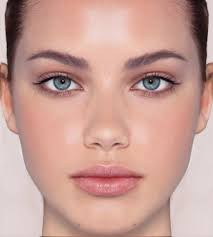
#> input picture m1.jpeg, 213 x 237 px, given in place of the camera
$ python mouse3.py
#> lines starting #> are read from the running program, lines starting #| are printed output that depends on the picture
import numpy as np
import cv2
face_cascade = cv2.CascadeClassifier('xmlfiles/haarcascade_frontalface_alt.xml')
camera=cv2.VideoCapture(0)
numerator=0
denominator=0
while True:
    ret, frame = camera.read()
#> frame is the input picture: shape (237, 213, 3); mean B, G, R 149.4, 158.5, 200
    roi=frame
    frame=cv2.flip(frame,1)
    gray = cv2.cvtColor(frame, cv2.COLOR_BGR2GRAY)
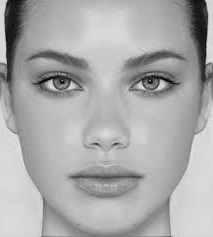
#> gray: shape (237, 213); min 2, max 232, mean 169.9
    faces = face_cascade.detectMultiScale(gray, 1.3, 5)
#> faces = ()
    for (x,y,w,h) in faces:
        cv2.rectangle(frame,(x,y),(x+w,y+h),(255,0,0),1)

        d=10920.0/float(w)

        #-------- coordinates of interest --------------#
        x1=int(x+w/4.2)+1       #-- +1 is done to hide the green color
        x2=int(x+w/2.5)
        y1=int(y+h/3)+1
        y2=int(y+h/2.2)
        roi=frame[y1:y2,x1:x2]
        gray=cv2.cvtColor(roi,cv2.COLOR_BGR2GRAY)
        equ = cv2.equalizeHist(gray)
        thres=cv2.inRange(equ,0,20)
        kernel = np.ones((3,3),np.uint8)
        #/------- removing small noise inside the white image ---------/#
        dilation = cv2.dilate(thres,kernel,iterations = 2)
        #/------- decreasing the size of the white region -------------/#
        erosion = cv2.erode(dilation,kernel,iterations = 3)
        #/-------- finding the contours -------------------------------/#
        contours, hierarchy = cv2.findContours(erosion,cv2.RETR_TREE,cv2.CHAIN_APPROX_NONE)
        #--------- checking for 2 contours found or not ----------------#
        cv2.drawContours(erosion,contours,-1,(0,0,255),6)
        cv2.imshow('ss',gray)
        if len(contours)==2 :
            numerator+=1
            #img = cv2.drawContours(roi, contours, 1, (0,255,0), 3)
            #------ finding the centroid of the contour ----------------#
            M = cv2.moments(contours[1])
            #print M['m00']
            #print M['m10']
            #print M['m01']
            if M['m00']!=0:
                cx = int(M['m10']/M['m00'])
                cy = int(M['m01']/M['m00'])
                cv2.line(roi,(cx,cy),(cx,cy),(0,0,255),3)
            #print cx,cy
        #-------- checking for one countor presence --------------------#
        elif len(contours)==1:
            numerator+=1
            #img = cv2.drawContours(roi, contours, 0, (0,255,0), 3)

            #------- finding centroid of the countor ----#
            M = cv2.moments(contours[0])
            if M['m00']!=0:
                cx = int(M['m10']/M['m00'])
                cy = int(M['m01']/M['m00'])
                #print cx,cy
                cv2.line(roi,(cx,cy),(cx,cy),(0,0,255),3)
        else:
            denominator+=1
            #print "iris not detected"
        ran=x2-x1
        mid=ran/2
        if cx<mid:
            print ("looking left")
        elif cx>mid:
            print ("looking right")
#> this loop made 0 passes
#> after the loop, denominator = 0; numerator = 0

    cv2.imshow("frame",frame)
    #cv2.imshow("eye",image)
    if cv2.waitKey(30)==27 & 0xff:
#> (key Esc is pressed here)
        break
camera.release()
#> (the run stopped early here; a loop or call above may not have finished)

$ run again, on m2.jpeg
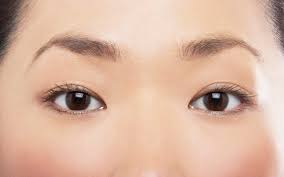
#> input picture m2.jpeg, 284 x 177 px, given in place of the camera
#> frame is the input picture: shape (177, 284, 3); mean B, G, R 161, 181.7, 218.5
#> `frame=cv2.flip(frame,1)`:
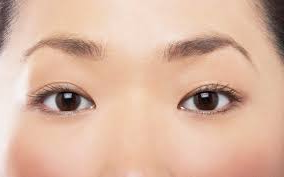
#> frame: shape (177, 284, 3); mean B, G, R 161, 181.7, 218.5
#> `gray = cv2.cvtColor(frame, cv2.COLOR_BGR2GRAY)`:
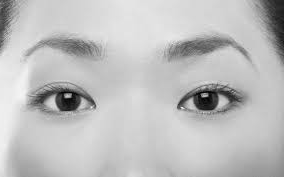
#> gray: shape (177, 284); min 1, max 245, mean 190.4
#> faces = ()
#> after the loop `for (x,y,w,h) in faces:`: denominator = 0
